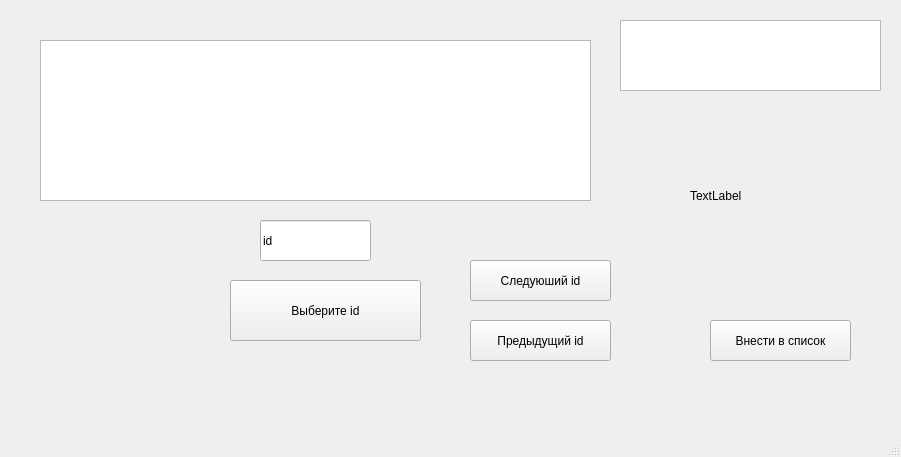
<?xml version="1.0" encoding="UTF-8"?>
<ui version="4.0">
 <class>MainWindow</class>
 <widget class="QMainWindow" name="MainWindow">
  <property name="geometry">
   <rect>
    <x>0</x>
    <y>0</y>
    <width>901</width>
    <height>457</height>
   </rect>
  </property>
  <property name="windowTitle">
   <string>MainWindow</string>
  </property>
  <widget class="QWidget" name="centralwidget">
   <widget class="QLabel" name="label">
    <property name="geometry">
     <rect>
      <x>690</x>
      <y>100</y>
      <width>181</width>
      <height>191</height>
     </rect>
    </property>
    <property name="text">
     <string>TextLabel</string>
    </property>
   </widget>
   <widget class="QTextEdit" name="textEdit">
    <property name="geometry">
     <rect>
      <x>40</x>
      <y>40</y>
      <width>551</width>
      <height>161</height>
     </rect>
    </property>
   </widget>
   <widget class="QPushButton" name="pushButton_2">
    <property name="geometry">
     <rect>
      <x>710</x>
      <y>320</y>
      <width>141</width>
      <height>41</height>
     </rect>
    </property>
    <property name="text">
     <string>Внести в список</string>
    </property>
   </widget>
   <widget class="QPushButton" name="pushButton_3">
    <property name="geometry">
     <rect>
      <x>230</x>
      <y>280</y>
      <width>191</width>
      <height>61</height>
     </rect>
    </property>
    <property name="text">
     <string>Выберите id</string>
    </property>
   </widget>
   <widget class="QLineEdit" name="lineEdit">
    <property name="geometry">
     <rect>
      <x>260</x>
      <y>220</y>
      <width>111</width>
      <height>41</height>
     </rect>
    </property>
    <property name="text">
     <string>id</string>
    </property>
   </widget>
   <widget class="QPushButton" name="pushButton_4">
    <property name="geometry">
     <rect>
      <x>470</x>
      <y>260</y>
      <width>141</width>
      <height>41</height>
     </rect>
    </property>
    <property name="text">
     <string>Следуюший id</string>
    </property>
   </widget>
   <widget class="QPushButton" name="pushButton_5">
    <property name="geometry">
     <rect>
      <x>470</x>
      <y>320</y>
      <width>141</width>
      <height>41</height>
     </rect>
    </property>
    <property name="text">
     <string>Предыдущий id</string>
    </property>
   </widget>
   <widget class="QTextEdit" name="textEdit_2">
    <property name="geometry">
     <rect>
      <x>620</x>
      <y>20</y>
      <width>261</width>
      <height>71</height>
     </rect>
    </property>
   </widget>
  </widget>
  <widget class="QMenuBar" name="menubar">
   <property name="geometry">
    <rect>
     <x>0</x>
     <y>0</y>
     <width>901</width>
     <height>21</height>
    </rect>
   </property>
  </widget>
  <widget class="QStatusBar" name="statusbar"/>
 </widget>
 <resources/>
 <connections/>
</ui>
